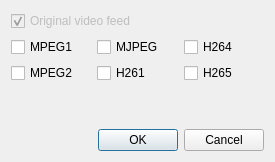
<?xml version="1.0" encoding="UTF-8"?>
<ui version="4.0">
 <class>CodecSelector</class>
 <widget class="QDialog" name="CodecSelector">
  <property name="geometry">
   <rect>
    <x>0</x>
    <y>0</y>
    <width>275</width>
    <height>151</height>
   </rect>
  </property>
  <property name="windowTitle">
   <string>Dialog</string>
  </property>
  <layout class="QVBoxLayout" name="verticalLayout">
   <item>
    <layout class="QGridLayout" name="gridLayout">
     <item row="0" column="0" colspan="3">
      <widget class="QCheckBox" name="checkBox">
       <property name="enabled">
        <bool>false</bool>
       </property>
       <property name="text">
        <string>Original video feed</string>
       </property>
       <property name="checkable">
        <bool>true</bool>
       </property>
       <property name="checked">
        <bool>true</bool>
       </property>
      </widget>
     </item>
     <item row="1" column="0">
      <widget class="QCheckBox" name="MPEG1">
       <property name="text">
        <string>MPEG1</string>
       </property>
      </widget>
     </item>
     <item row="1" column="1">
      <widget class="QCheckBox" name="MJPEG">
       <property name="text">
        <string>MJPEG</string>
       </property>
      </widget>
     </item>
     <item row="1" column="2">
      <widget class="QCheckBox" name="H264">
       <property name="text">
        <string>H264</string>
       </property>
      </widget>
     </item>
     <item row="2" column="0">
      <widget class="QCheckBox" name="MPEG2">
       <property name="text">
        <string>MPEG2</string>
       </property>
      </widget>
     </item>
     <item row="2" column="1">
      <widget class="QCheckBox" name="H261">
       <property name="text">
        <string>H261</string>
       </property>
      </widget>
     </item>
     <item row="2" column="2">
      <widget class="QCheckBox" name="H265">
       <property name="text">
        <string>H265</string>
       </property>
      </widget>
     </item>
    </layout>
   </item>
   <item>
    <spacer name="verticalSpacer">
     <property name="orientation">
      <enum>Qt::Vertical</enum>
     </property>
     <property name="sizeType">
      <enum>QSizePolicy::Minimum</enum>
     </property>
     <property name="sizeHint" stdset="0">
      <size>
       <width>20</width>
       <height>40</height>
      </size>
     </property>
    </spacer>
   </item>
   <item>
    <widget class="QDialogButtonBox" name="buttonBox">
     <property name="orientation">
      <enum>Qt::Horizontal</enum>
     </property>
     <property name="standardButtons">
      <set>QDialogButtonBox::Cancel|QDialogButtonBox::Ok</set>
     </property>
    </widget>
   </item>
  </layout>
 </widget>
 <resources/>
 <connections>
  <connection>
   <sender>buttonBox</sender>
   <signal>accepted()</signal>
   <receiver>SelectCodecs</receiver>
   <slot>accept()</slot>
   <hints>
    <hint type="sourcelabel">
     <x>248</x>
     <y>254</y>
    </hint>
    <hint type="destinationlabel">
     <x>157</x>
     <y>274</y>
    </hint>
   </hints>
  </connection>
  <connection>
   <sender>buttonBox</sender>
   <signal>rejected()</signal>
   <receiver>SelectCodecs</receiver>
   <slot>reject()</slot>
   <hints>
    <hint type="sourcelabel">
     <x>316</x>
     <y>260</y>
    </hint>
    <hint type="destinationlabel">
     <x>286</x>
     <y>274</y>
    </hint>
   </hints>
  </connection>
 </connections>
</ui>
